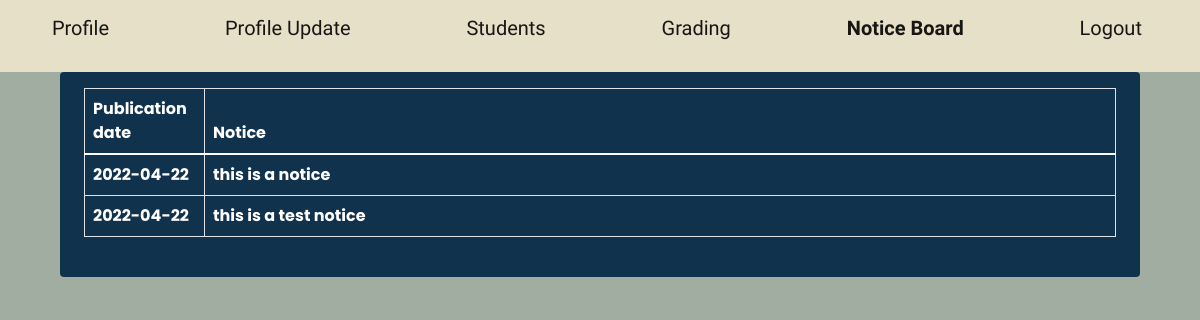
The app's page /teacher_notice.php with its own data.
### tables this page shows
CREATE TABLE `notice` (
  `id` int(11) NOT NULL,
  `pub_date` date NOT NULL DEFAULT current_timestamp(),
  `notice` mediumtext NOT NULL,
  `added_by` varchar(40) NOT NULL
);

### teacher_notice.php (the view, shortened to what this page needs)
<?php
    require_once('configure.php');
?>
<!DOCTYPE html>
<html lang="en">
<head>
    <link href="https://cdn.jsdelivr.net/npm/bootstrap@5.1.3/dist/css/bootstrap.min.css" rel="stylesheet"
>
    <link rel="stylesheet" href="update.css">
    <link rel="stylesheet" href="teacher.css">
    <link rel="stylesheet" href="navfont.css">
</head>
<body>
    <header>
        <nav class="navbar navbar-light">
            <div class="container">
                <a class="navbar-brand" href="teacher_profile.php">
                    <p>&nbsp; Profile</p>
                </a>
                <a class="navbar-brand" href="teacher_profile_update.php">
                    <p>&nbsp; Profile Update</p>
                </a>
                <a class="navbar-brand" href="teacher_section.php">
                    <p>&nbsp; Students</p>
                </a>
                <a class="navbar-brand" href="teacher_grading.php">
                    <p>&nbsp; Grading</p>
                </a>
                <a class="navbar-brand  fw-bolder"" href=" teacher_notice.php">
                    <p>&nbsp; Notice Board</p>
                </a>
                <a class="navbar-brand" href="teacher_logout.php">
                    <p>&nbsp; Logout</p>
                </a>
            </div>
        </nav>
        <main class="mx-auto border border-0 rounded rounded-2 px-4 pb-4 py-3" style="width: 90%;">
            <table class="table text-white table-bordered pt-3 customtable">
                <thead>
                    <th style="width: 120px;">Publication date </th>
                    <th>Notice</th>
                </thead>
                <tbody>
                    <?php
                $select = mysqli_query($con, "SELECT * FROM notice ORDER BY id DESC;");
            while($row = mysqli_fetch_array($select))
            {
                echo "<tr>
                    <td>" . $row['pub_date'] . "</td>
                    <td>" . $row['notice'] . "</td>
                </tr>";
            }
        ?>
                </tbody>
            </table>
        </main>
</body>
</html>

### update.css (style rules this page uses)
main { font-weight: 700; font-family: 'Poppins', sans-serif; }

### teacher.css (style rules this page uses)
body { background-color: #a2ada1; }
nav { background-color: #E7E0C9; }
main { background-color: #11324D; }

### teacher_notice.php (style rules this page uses)
.customtable { table-layout: fixed; }
td { word-wrap: break-word; }

### records on screen
notice: pub_date "2022-04-22", notice "this is a notice"
notice: pub_date "2022-04-22", notice "this is a test notice"
